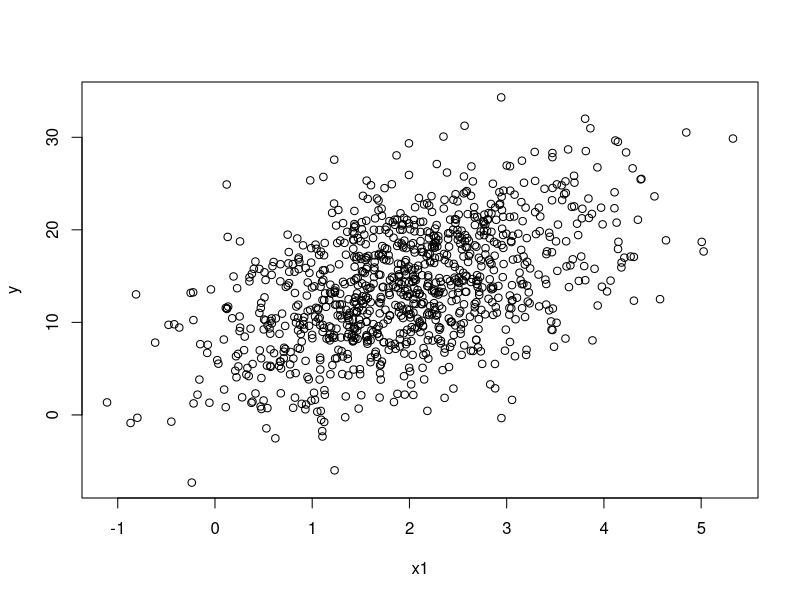
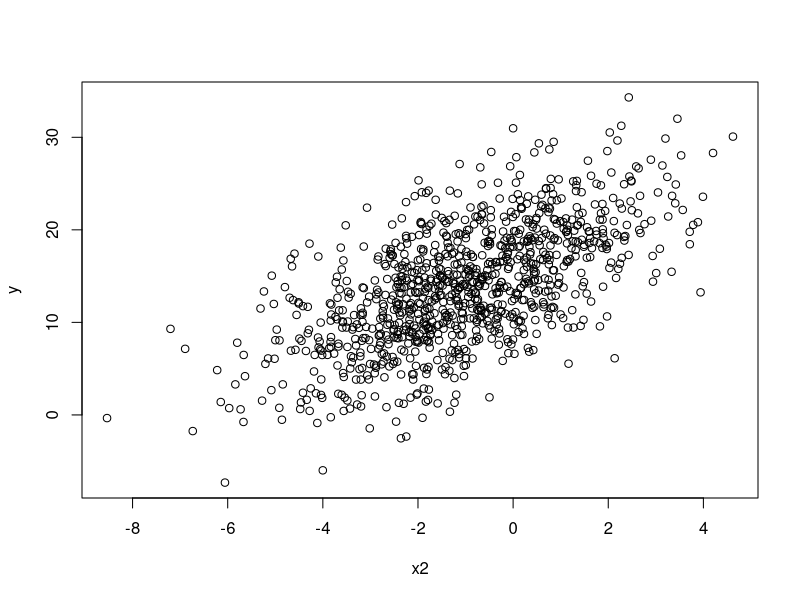
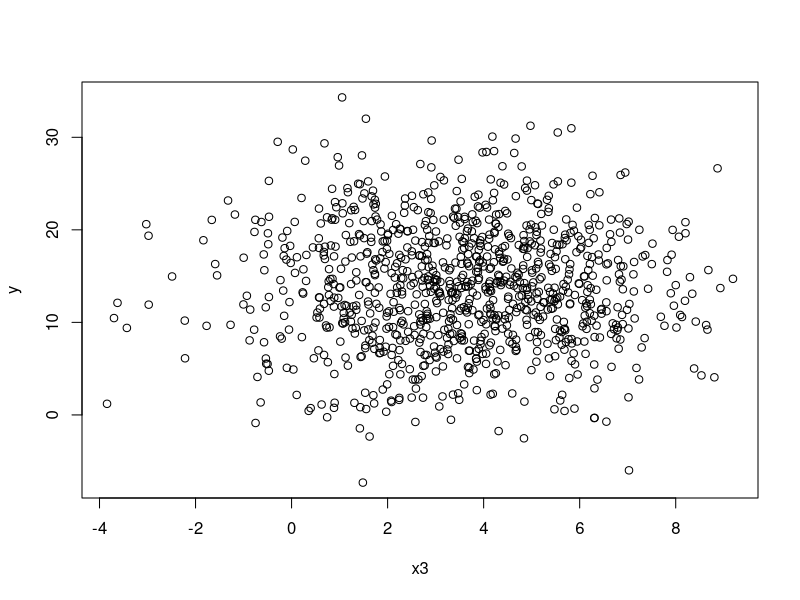
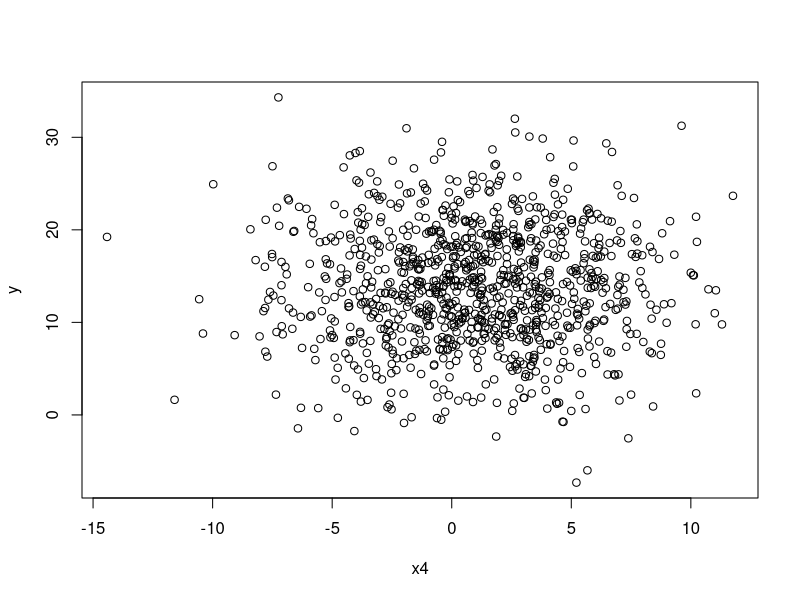

Here is the R script that generated these plots, in order:
# generate synthetic data
x1 = c()
x2 = c()
x3 = c()
x4 = c()
y = c()
for (i in 1:1000)
{
  x1[i] = rnorm(1, mean = 2, sd = 1)
  x2[i] = rnorm(1, mean = -1, sd = 2)
  x3[i] = rnorm(1, mean = 3.5, sd = 2.2)
  x4[i] = rnorm(1, mean = 1, sd = 4)
  y[i] = 3*x1[i] + 2*x2[i] + 0*x3[i] + 0*x4[i] + 10 + rnorm(1, mean = 0, sd = 4)
}
plot(x1,y)
plot(x2,y)
plot(x3,y)
plot(x4,y)

# scale features
x1_scaled = (x1 - mean(x1))/sd(x1)
x2_scaled = (x2 - mean(x2))/sd(x2)
x3_scaled = (x3 - mean(x3))/sd(x3)
x4_scaled = (x4 - mean(x4))/sd(x4)

# build candidate models
full_model                    = lm(y ~ x1 + x2 + x3 + x4)
full_model_scaled             = lm(y ~ x1_scaled + x2_scaled + x3_scaled + x4_scaled)

good_model                    = lm(y ~ x1 + x2)
good_model_scaled             = lm(y ~ x1_scaled + x2_scaled)

bad_model                     = lm(y ~ x3 + x4)
bad_model_scaled              = lm(y ~ x3_scaled + x4_scaled)

noisy_model_1                 = lm(y ~ x1 + x2 + x3)
noisy_model_scaled_1          = lm(y ~ x1_scaled + x2_scaled + x3_scaled)

noisy_model_2                 = lm(y ~ x1 + x2 + x4)
noisy_model_scaled_2          = lm(y ~ x1_scaled + x2_scaled + x4_scaled)

partial_good_model_1          = lm(y ~ x1 + x3)
partial_good_model_scaled_1   = lm(y ~ x1_scaled + x3_scaled)

partial_good_model_2          = lm(y ~ x2 + x3)
partial_good_model_scaled_2   = lm(y ~ x2_scaled + x3_scaled)

# compute penalty terms
full_model_penalty            = mean(exp(-abs(full_model_scaled$coefficients[-1])))

good_model_penalty            = mean(exp(-abs(good_model_scaled$coefficients[-1])))

bad_model_penalty             = mean(exp(-abs(bad_model_scaled$coefficients[-1])))

noisy_model_1_penalty         = mean(exp(-abs(noisy_model_scaled_1$coefficients[-1])))

noisy_model_2_penalty         = mean(exp(-abs(noisy_model_scaled_2$coefficients[-1])))

partial_good_model_1_penalty  = mean(exp(-abs(partial_good_model_scaled_1$coefficients[-1])))

partial_good_model_2_penalty  = mean(exp(-abs(partial_good_model_scaled_2$coefficients[-1])))

# compute entropy
full_model_entropy            = -mean(log2(dnorm(y, mean = predict.lm(full_model_scaled), sd = sd(residuals(full_model_scaled)))))

good_model_entropy            = -mean(log2(dnorm(y, mean = predict.lm(good_model_scaled), sd = sd(residuals(good_model_scaled)))))

bad_model_entropy             = -mean(log2(dnorm(y, mean = predict.lm(bad_model_scaled), sd = sd(residuals(bad_model_scaled)))))

noisy_model_1_entropy         = -mean(log2(dnorm(y, mean = predict.lm(noisy_model_scaled_1), sd = sd(residuals(noisy_model_scaled_1)))))

noisy_model_2_entropy         = -mean(log2(dnorm(y, mean = predict.lm(noisy_model_scaled_2), sd = sd(residuals(noisy_model_scaled_2)))))

partial_good_model_1_entropy  = -mean(log2(dnorm(y, mean = predict.lm(partial_good_model_scaled_1), sd = sd(residuals(partial_good_model_scaled_1)))))

partial_good_model_2_entropy  = -mean(log2(dnorm(y, mean = predict.lm(partial_good_model_scaled_2), sd = sd(residuals(partial_good_model_scaled_2)))))

# model selection metric
full_model_info           = full_model_penalty * full_model_entropy

good_model_info           = good_model_penalty * good_model_entropy

bad_model_info            = bad_model_penalty * bad_model_entropy

noisy_model_1_info        = noisy_model_1_penalty * noisy_model_1_entropy

noisy_model_2_info        = noisy_model_2_penalty * noisy_model_2_entropy

partial_good_model_1_info = partial_good_model_1_penalty * partial_good_model_1_entropy

partial_good_model_2_info = partial_good_model_2_penalty * partial_good_model_2_entropy

# comparing custom metric with AIC
metric_vs_AIC = as.data.frame(cbind(
  c(full_model_info, good_model_info, bad_model_info, noisy_model_1_info, noisy_model_2_info, partial_good_model_1_info, partial_good_model_2_info),
  c(AIC(full_model_scaled), AIC(good_model_scaled), AIC(bad_model_scaled), AIC(noisy_model_scaled_1), AIC(noisy_model_scaled_2), AIC(partial_good_model_scaled_1), AIC(partial_good_model_scaled_2))
))
names(metric_vs_AIC) = c("custom_metric", "AIC")
metric_vs_AIC

# generate unseen data
# NOTE: overriding the old x1, ..., x4 so the predict() function works properly
x1 = c()
x2 = c()
x3 = c()
x4 = c()
y = c()
for (i in 1:1000)
{
  x1[i] = rnorm(1, mean = 2, sd = 1)
  x2[i] = rnorm(1, mean = -1, sd = 2)
  x3[i] = rnorm(1, mean = 3.5, sd = 2.2)
  x4[i] = rnorm(1, mean = 1, sd = 4)
  y[i] = 3*x1[i] + 2*x2[i] + 0*x3[i] + 0*x4[i] + 10 + rnorm(1, mean = 0, sd = 4)
}
unseen_data = as.data.frame(cbind(x1, x2, x3, x4))

# evaluate RMSE of models on unseen data
full_model_rmse = sqrt(mean((y - predict.lm(full_model, newdata = unseen_data))^2))

good_model_rmse = sqrt(mean((y - predict.lm(good_model, newdata = unseen_data))^2))

bad_model_rmse = sqrt(mean((y - predict.lm(bad_model, newdata = unseen_data))^2))

noisy_model_1_rmse = sqrt(mean((y - predict.lm(noisy_model_1, newdata = unseen_data))^2))

noisy_model_2_rmse = sqrt(mean((y - predict.lm(noisy_model_2, newdata = unseen_data))^2))

partial_good_model_1_rmse = sqrt(mean((y - predict.lm(partial_good_model_1, newdata = unseen_data))^2))

partial_good_model_2_rmse = sqrt(mean((y - predict.lm(partial_good_model_2, newdata = unseen_data))^2))


# compare custom metric to RMSE values on unseen data
metric_vs_RMSE = as.data.frame(cbind(
  c(full_model_info, good_model_info, bad_model_info, noisy_model_1_info, noisy_model_2_info, partial_good_model_1_info, partial_good_model_2_info),
  c(AIC(full_model_scaled), AIC(good_model_scaled), AIC(bad_model_scaled), AIC(noisy_model_scaled_1), AIC(noisy_model_scaled_2), AIC(partial_good_model_scaled_1), AIC(partial_good_model_scaled_2)),
  c(full_model_rmse, good_model_rmse, bad_model_rmse, noisy_model_1_rmse, noisy_model_2_rmse, partial_good_model_1_rmse, partial_good_model_2_rmse)
))
names(metric_vs_RMSE) = c("custom_metric", "AIC", "RMSE")
metric_vs_RMSE
